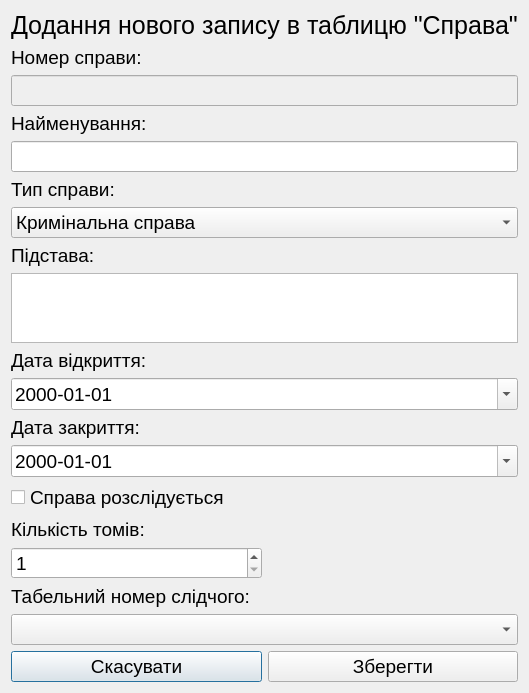
<?xml version="1.0" encoding="UTF-8"?>
<ui version="4.0">
 <class>CriminalCaseRecordWindow</class>
 <widget class="QDialog" name="CriminalCaseRecordWindow">
  <property name="geometry">
   <rect>
    <x>0</x>
    <y>0</y>
    <width>460</width>
    <height>573</height>
   </rect>
  </property>
  <property name="font">
   <font>
    <pointsize>14</pointsize>
   </font>
  </property>
  <property name="windowTitle">
   <string>Dialog</string>
  </property>
  <layout class="QGridLayout" name="gridLayout">
   <item row="11" column="0">
    <widget class="QLabel" name="dateCloseLabel">
     <property name="text">
      <string>Дата закриття:</string>
     </property>
    </widget>
   </item>
   <item row="3" column="0">
    <widget class="QLabel" name="nameLabel">
     <property name="text">
      <string>Найменування:</string>
     </property>
    </widget>
   </item>
   <item row="7" column="0">
    <widget class="QLabel" name="reasonLabel">
     <property name="text">
      <string>Підстава:</string>
     </property>
    </widget>
   </item>
   <item row="16" column="0" colspan="2">
    <widget class="QLabel" name="employeeNumberLabel">
     <property name="text">
      <string>Табельний номер слідчого:</string>
     </property>
    </widget>
   </item>
   <item row="8" column="0" colspan="2">
    <widget class="QPlainTextEdit" name="reasonPlainTextEdit"/>
   </item>
   <item row="9" column="0">
    <widget class="QLabel" name="dateCreateLabel">
     <property name="text">
      <string>Дата відкриття:</string>
     </property>
    </widget>
   </item>
   <item row="10" column="0" colspan="2">
    <widget class="QDateEdit" name="createDateEdit">
     <property name="displayFormat">
      <string>yyyy-MM-dd</string>
     </property>
     <property name="calendarPopup">
      <bool>true</bool>
     </property>
    </widget>
   </item>
   <item row="14" column="0">
    <widget class="QLabel" name="countVolumeLabel">
     <property name="text">
      <string>Кількість томів:</string>
     </property>
    </widget>
   </item>
   <item row="18" column="0">
    <widget class="QPushButton" name="cancelPushButton">
     <property name="text">
      <string>Скасувати</string>
     </property>
    </widget>
   </item>
   <item row="4" column="0" colspan="2">
    <widget class="QLineEdit" name="nameLineEdit"/>
   </item>
   <item row="13" column="0" colspan="2">
    <widget class="QCheckBox" name="underInvestigationCheckBox">
     <property name="text">
      <string>Справа розслідується</string>
     </property>
    </widget>
   </item>
   <item row="0" column="0" colspan="2">
    <widget class="QLabel" name="criminalCaseLabel">
     <property name="font">
      <font>
       <pointsize>19</pointsize>
      </font>
     </property>
     <property name="text">
      <string>Додання нового запису в таблицю &quot;Справа&quot;</string>
     </property>
    </widget>
   </item>
   <item row="2" column="0" colspan="2">
    <widget class="QLineEdit" name="numberLineEdit">
     <property name="enabled">
      <bool>false</bool>
     </property>
     <property name="readOnly">
      <bool>true</bool>
     </property>
    </widget>
   </item>
   <item row="5" column="0">
    <widget class="QLabel" name="typeLabel">
     <property name="text">
      <string>Тип справи:</string>
     </property>
    </widget>
   </item>
   <item row="18" column="1">
    <widget class="QPushButton" name="savePushButton">
     <property name="text">
      <string>Зберегти</string>
     </property>
    </widget>
   </item>
   <item row="1" column="0">
    <widget class="QLabel" name="numberLabel">
     <property name="text">
      <string>Номер справи:</string>
     </property>
    </widget>
   </item>
   <item row="12" column="0" colspan="2">
    <widget class="QDateEdit" name="closeDateEdit">
     <property name="displayFormat">
      <string>yyyy-MM-dd</string>
     </property>
     <property name="calendarPopup">
      <bool>true</bool>
     </property>
    </widget>
   </item>
   <item row="15" column="0">
    <widget class="QSpinBox" name="countVolumeSpinBox">
     <property name="accelerated">
      <bool>false</bool>
     </property>
     <property name="minimum">
      <number>1</number>
     </property>
    </widget>
   </item>
   <item row="17" column="0" colspan="2">
    <widget class="QComboBox" name="employeeNumberComboBox"/>
   </item>
   <item row="6" column="0" colspan="2">
    <widget class="QComboBox" name="typeComboBox">
     <item>
      <property name="text">
       <string>Кримінальна справа</string>
      </property>
     </item>
     <item>
      <property name="text">
       <string>Цивільна справа</string>
      </property>
     </item>
     <item>
      <property name="text">
       <string>Адміністративна справа</string>
      </property>
     </item>
    </widget>
   </item>
  </layout>
 </widget>
 <resources/>
 <connections/>
</ui>
